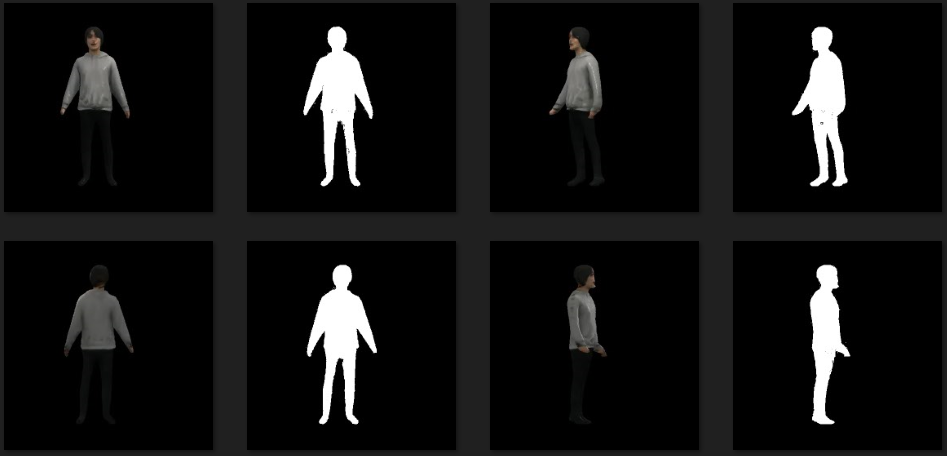
#> input picture sample_images/88349360-7e6b5180-cd58-11ea-8e3a-6523f89767e7.png, 947 x 456 px
$ python crop_img.py --input_image ../sample_images/88349360-7e6b5180-cd58-11ea-8e3a-6523f89767e7.png
#> lines starting #> are read from the running program, lines starting #| are printed output that depends on the picture; after the words box and inside, x2 and y2 are one past the last pixel; in counts of white or black regions, pixels touching at a corner belong together
#> in main, img is the input picture: shape (456, 947, 4); mean B, G, R, A 18.1, 18.3, 18.3, 255
#> in main, `msk = img[:, :, 3:]`: msk: shape (456, 947, 1); every value is 255
import argparse
import os
from pathlib import Path

import cv2
import numpy as np


def getBbox(msk):
    rows = np.any(msk, axis=1)
#> msk: shape (456, 947, 1) bool; every value is 1
    cols = np.any(msk, axis=0)
    rmin, rmax = np.where(rows)[0][[0, -1]]
#> rmin = 0; rmax = 455
    cmin, cmax = np.where(cols)[0][[0, -1]]
#> cmin = 0; cmax = 946

    return rmin, rmax, cmin, cmax


def processImage(img, msk, bbox=None):
    if bbox is None:
        bbox = getBbox(msk > 100)
#> bbox = (0, 455, 0, 946)
    cx = (bbox[3] + bbox[2]) // 2
#> cx = 473
    cy = (bbox[1] + bbox[0]) // 2
#> cy = 227

    w = img.shape[1]
#> w = 947
    h = img.shape[0]
#> h = 456
    height = int(1.138 * (bbox[1] - bbox[0]))
#> height = 517
    hh = height // 2
#> hh = 258

    # crop
    dw = min(cx, w - cx, hh)
#> dw = 258
    if cy - hh < 0:
        img = cv2.copyMakeBorder(
            img, hh - cy, 0, 0, 0, cv2.BORDER_CONSTANT, value=[0, 0, 0]
        )
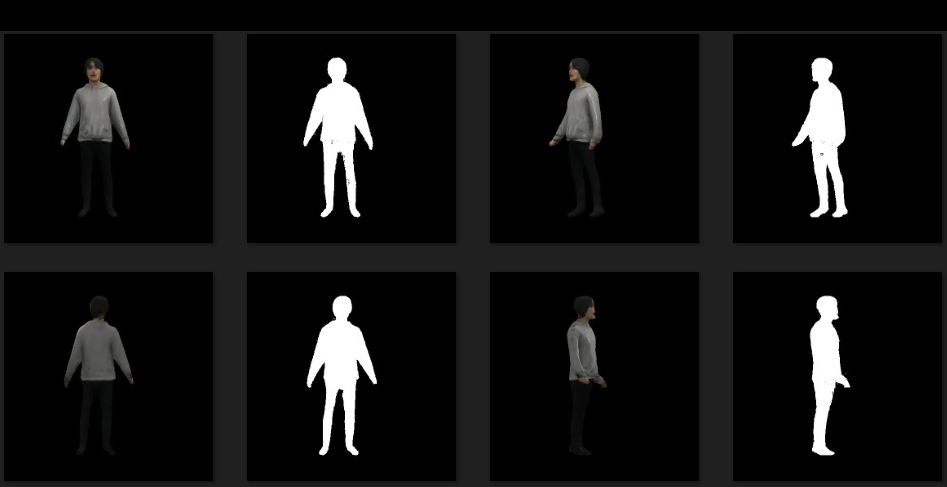
#> img: shape (487, 947, 3); mean of channels 0, 1, 2 17, 17.1, 17.1; drawn as B, G, R
        msk = cv2.copyMakeBorder(msk, hh - cy, 0, 0, 0, cv2.BORDER_CONSTANT, value=0)
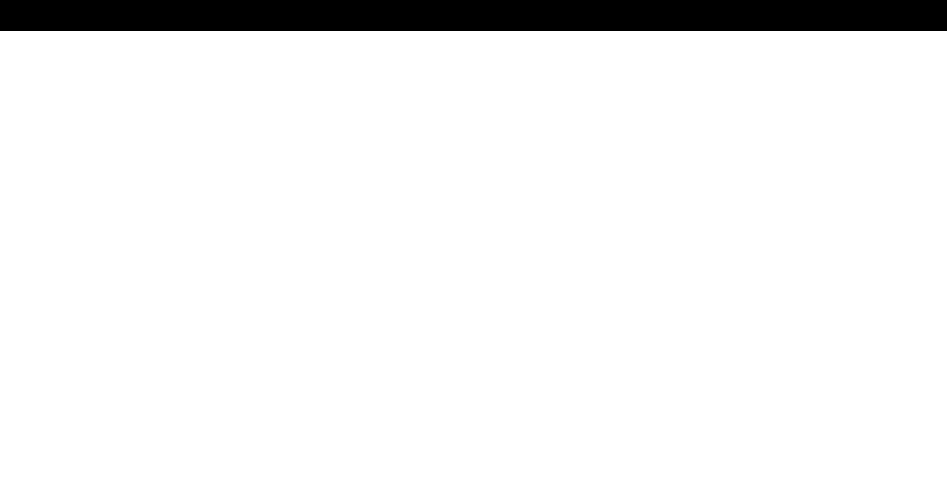
#> msk: shape (487, 947); 93.6% white; 1 black region, box (x1, y1, x2, y2) and area: (0, 0, 947, 31) 29357
        cy = hh
#> cy = 258
    if cy + hh > h:
        img = cv2.copyMakeBorder(
            img, 0, cy + hh - h, 0, 0, cv2.BORDER_CONSTANT, value=[0, 0, 0]
        )
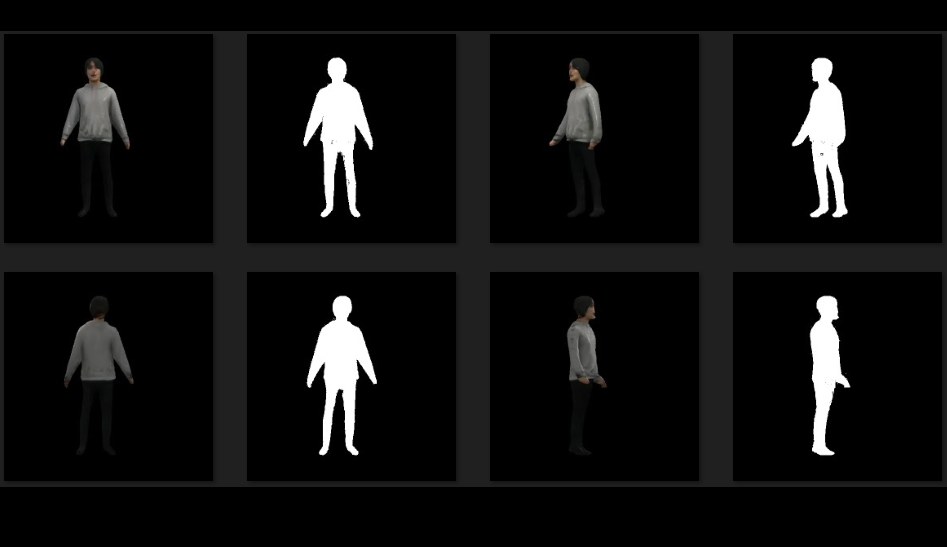
#> img: shape (547, 947, 3); mean of channels 0, 1, 2 15.1, 15.2, 15.2; drawn as B, G, R
        msk = cv2.copyMakeBorder(
            msk, 0, cy + hh - h, 0, 0, cv2.BORDER_CONSTANT, value=0
        )
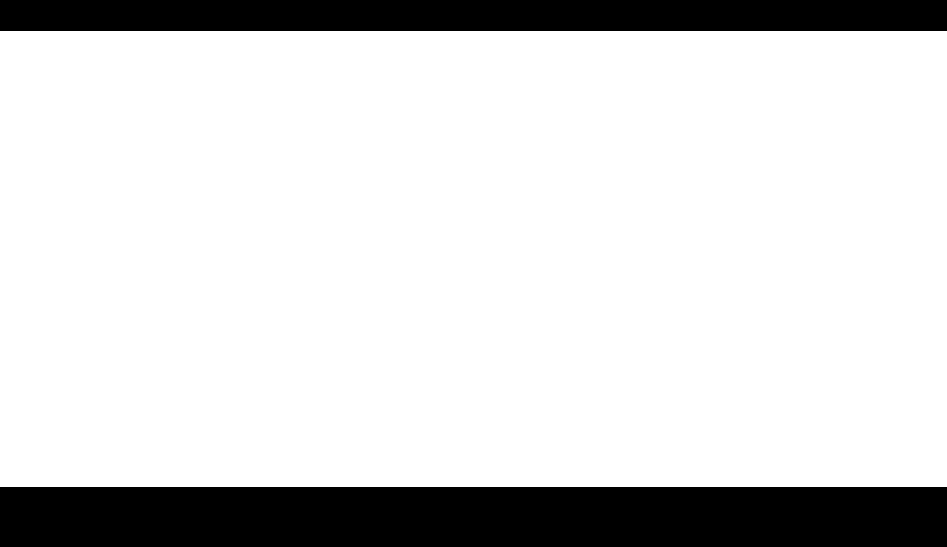
#> msk: shape (547, 947); 83.4% white; 2 black regions, box (x1, y1, x2, y2) and area: (0, 487, 947, 547) 56820, (0, 0, 947, 31) 29357
    img = img[cy - hh : (cy + hh), cx - dw : cx + dw, :]
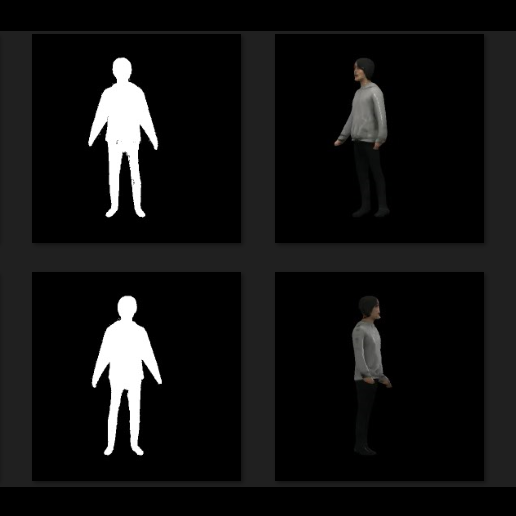
#> img: shape (516, 516, 3); mean of channels 0, 1, 2 17.8, 17.9, 17.9; drawn as B, G, R
    msk = msk[cy - hh : (cy + hh), cx - dw : cx + dw]
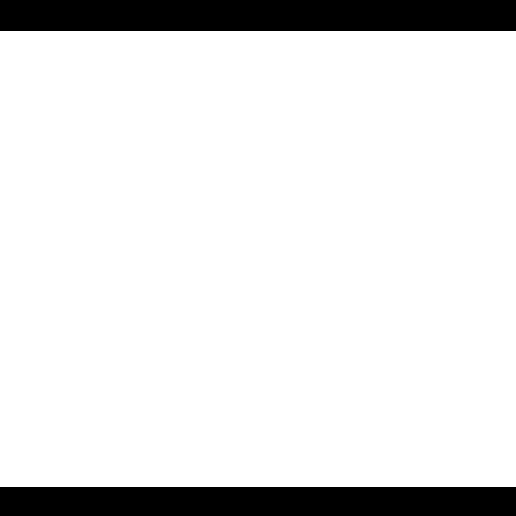
#> msk: shape (516, 516); 88.4% white; 2 black regions, box (x1, y1, x2, y2) and area: (0, 0, 516, 31) 15996, (0, 487, 516, 516) 14964
    dw = img.shape[0] - img.shape[1]
#> dw = 0
    if dw != 0:
        img = cv2.copyMakeBorder(
            img, 0, 0, dw // 2, dw // 2, cv2.BORDER_CONSTANT, value=[0, 0, 0]
        )
        msk = cv2.copyMakeBorder(
            msk, 0, 0, dw // 2, dw // 2, cv2.BORDER_CONSTANT, value=0
        )
    img = cv2.resize(img, (512, 512))
#> img: shape (512, 512, 3)
    msk = cv2.resize(msk, (512, 512))
#> msk: shape (512, 512)

    kernel = np.ones((3, 3), np.uint8)
    msk = cv2.erode((255 * (msk > 100)).astype(np.uint8), kernel, iterations=1)
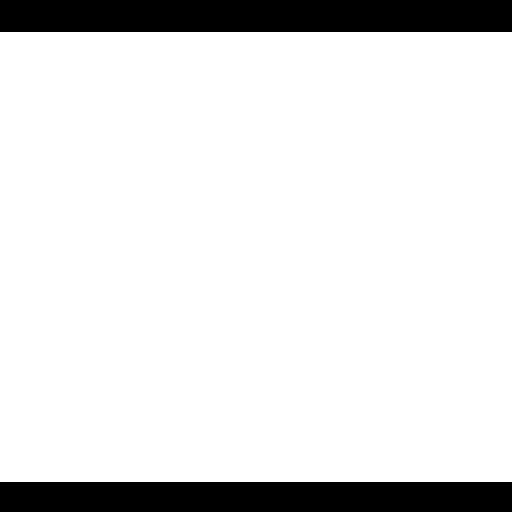
#> msk: shape (512, 512); 87.9% white; 2 black regions, box (x1, y1, x2, y2) and area: (0, 0, 512, 32) 16384, (0, 482, 512, 512) 15360

    return img, msk


def main():
    """
    given foreground mask, this script crops and resizes an input image and mask for processing.
    """
    parser = argparse.ArgumentParser()
    parser.add_argument(
        "-i",
        "--input_image",
        type=str,
        help="if the image has alpha channel, it will be used as mask",
    )
    parser.add_argument("-m", "--input_mask", type=str)
    parser.add_argument("-o", "--out_path", type=str, default="./sample_images")
    args = parser.parse_args()

    img = cv2.imread(args.input_image, cv2.IMREAD_UNCHANGED)
    if img.shape[2] == 4:
        msk = img[:, :, 3:]
        img = img[:, :, :3]
    else:
        msk = cv2.imread(args.input_mask, cv2.IMREAD_GRAYSCALE)

    img_new, msk_new = processImage(img, msk)

    img_name = Path(args.input_image).stem

    cv2.imwrite(os.path.join(args.out_path, img_name + ".png"), img_new)
    cv2.imwrite(os.path.join(args.out_path, img_name + "_mask.png"), msk_new)


if __name__ == "__main__":
    main()

$ run again, on sample_images/one.png
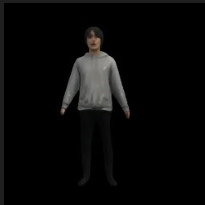
#> input picture sample_images/one.png, 205 x 205 px
#> in main, img is the input picture: shape (205, 205, 4); mean B, G, R, A 8.6, 8.9, 9.1, 255
#> rmin = 0; rmax = 204
#> cmin = 0; cmax = 204
#> bbox = (0, 204, 0, 204)
#> cx = 102
#> height = 232
#> hh = 116
#> in processImage, `dw = min(cx, w - cx, hh)`: dw = 102
#> in processImage, `msk = cv2.copyMakeBorder(msk, hh - cy, 0, 0, 0, cv2.BORDER_CONSTANT, v..`:
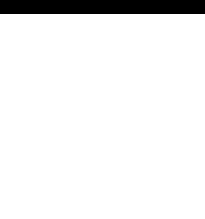
#> msk: shape (219, 205); 93.6% white; 1 black region, box (x1, y1, x2, y2) and area: (0, 0, 205, 14) 2870
#> in processImage, `cy = hh`: cy = 116
#> in processImage, `msk = cv2.erode((255 * (msk > 100)).astype(np.uint8), kernel, iteratio..`:
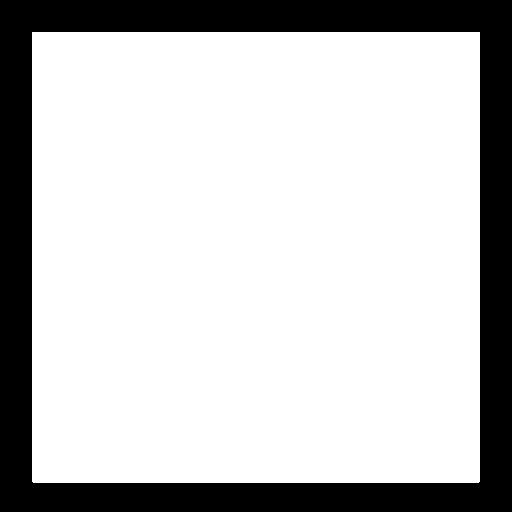
#> msk: shape (512, 512); 77.1% white; 1 black region, box (x1, y1, x2, y2) and area: (0, 0, 512, 512) 60098
